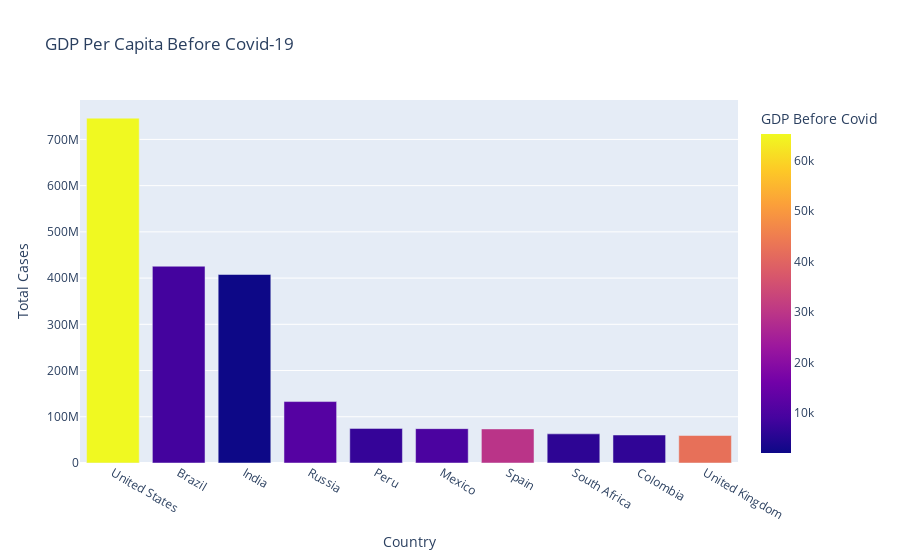

Notebook code for this chart:
### Code cell
fig = px.bar(data, x='Country', y='Total Cases',
             hover_data=['Population', 'Total Deaths'], 
             color='GDP Before Covid', height=400, 
             title="GDP Per Capita Before Covid-19")
fig.show()

### Figure 1 — Plotly figure (JSON) as saved in the notebook; plotly's stock layout.template omitted (floating-point values rounded to 4 significant figures)
{"data": [{"alignmentgroup": "True", "customdata": [[19.62, 26477574], [19.17, 14340567], [21.05, 7247327], [18.8, 2131571], [17.31, 3020038], [18.67, 7295850], [17.66, 5510624], [17.9, 1357682], [17.75, 1936134], [18.03, 7249573]], "hovertemplate": "Country=%{x}<br>Total Cases=%{y}<br>Population=%{customdata[0]}<br>Total Deaths=%{customdata[1]}<br>GDP Before Covid=%{marker.color}<extra></extra>", "legendgroup": "", "marker": {"color": [65280.0, 8897.0, 2101.0, 11500.0, 7028.0, 9946.0, 29560.0, 6001.0, 6425.0, 42350.0], "coloraxis": "coloraxis", "pattern": {"shape": ""}}, "name": "", "offsetgroup": "", "orientation": "v", "showlegend": false, "textposition": "auto", "type": "bar", "x": ["United States", "Brazil", "India", "Russia", "Peru", "Mexico", "Spain", "South Africa", "Colombia", "United Kingdom"], "xaxis": "x", "y": [746014098, 425704517, 407771615, 132888951, 74882695, 74347548, 73717676, 63027659, 60543682, 59475032], "yaxis": "y"}], "layout": {"autosize": true, "barmode": "relative", "coloraxis": {"colorbar": {"title": {"text": "GDP Before Covid"}}, "colorscale": [[0, "#0d0887"], [0.1111, "#46039f"], [0.2222, "#7201a8"], [0.3333, "#9c179e"], [0.4444, "#bd3786"], [0.5556, "#d8576b"], [0.6667, "#ed7953"], [0.7778, "#fb9f3a"], [0.8889, "#fdca26"], [1, "#f0f921"]]}, "legend": {"tracegroupgap": 0}, "title": {"text": "GDP Per Capita Before Covid-19"}, "xaxis": {"anchor": "y", "autorange": true, "domain": [0, 1], "range": [-0.5, 9.5], "title": {"text": "Country"}, "type": "category"}, "yaxis": {"anchor": "x", "autorange": true, "domain": [0, 1], "range": [0, 785300000.0], "title": {"text": "Total Cases"}, "type": "linear"}}}
